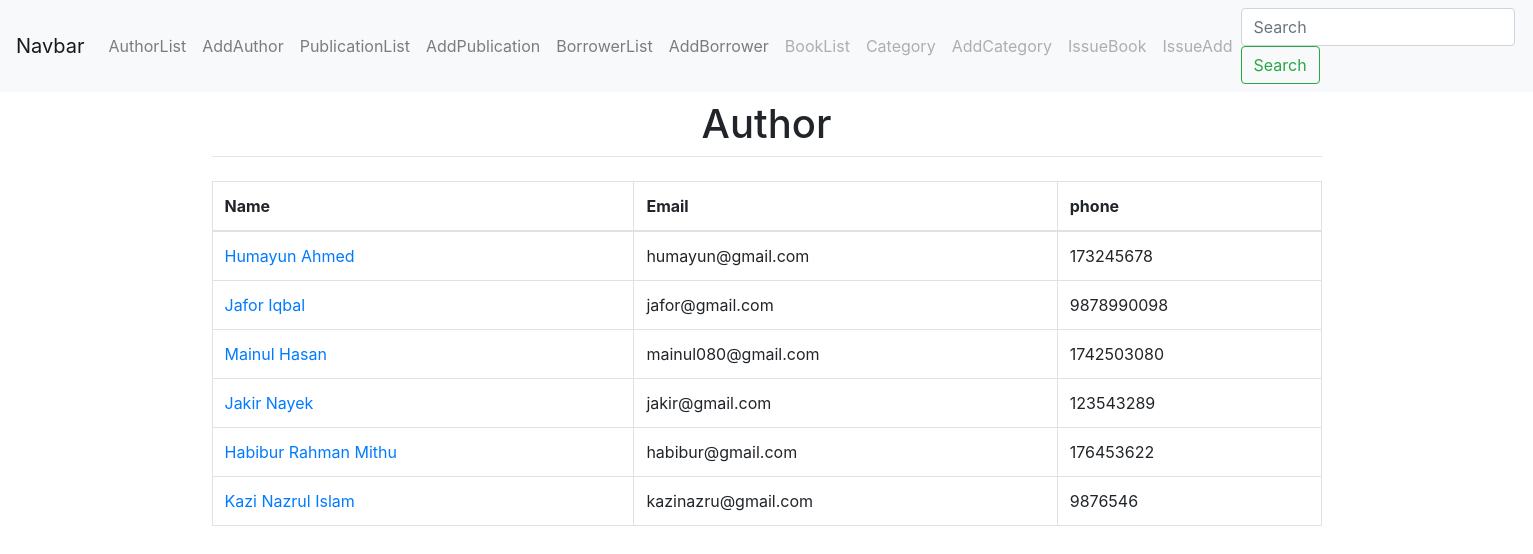
/author_list, run on the app's committed database.
### book/models.py (models this page shows, shortened)
class Author(models.Model):
    name = models.CharField(max_length=130)
    email = models.EmailField()
    phone = models.IntegerField()

### book/views.py (the view)
# urls.py: path('author_list', AuthorListView.as_view(), name='author_list'),
class AuthorListView(ListView):
    model = Author
    context_object_name = 'book'

### templates/book/author_list.html (shortened to what this page needs)
{% extends 'base.html' %}
{% block content %}
  <table class="table table-bordered">
    <thead>
      <tr>
        <th>Name</th>
        <th>Email</th>
        <th>phone</th>
      </tr>
    </thead>
    <tbody>
      {% for author in book %}
        <tr>
          <td><a href="{% url 'author_edit' author.pk %}">{{ author.name }}</a></td>
          <td>{{ author.email }}</td>
          <td>{{ author.phone }}</td>
        </tr>
      {% empty %}
        <tr class="table-active">
          <td colspan="3">No data</td>
        </tr>
      {% endfor %}
    </tbody>
  </table>
{% endblock %}

### templates/base.html (shortened to what this page needs)
<!doctype html>
<html lang="en">
  <head>
    <link rel="stylesheet" href="https://stackpath.bootstrapcdn.com/bootstrap/4.1.3/css/bootstrap.min.css">
  </head>
  <body>
    {% include 'navbar.html' %}
    <div class="container">
      <div class="row justify-content-center">
        <div class="col-12">
          <center><h1 class="mt-2">Author</h1></center>
          <hr class="mt-0 mb-4">
          {% block content %}
          {% endblock %}
        </div>
      </div>
    </div>
  </body>
</html>

### templates/navbar.html (shortened to what this page needs)
<nav class="navbar navbar-expand-lg navbar-light bg-light">
  <a class="navbar-brand" href="{% url 'book_list' %}">Navbar</a>
  <div class="collapse navbar-collapse" id="navbarNav">
    <ul class="navbar-nav">
      <li class="nav-item">
        <a class="nav-link" href="{% url 'author_list' %}">AuthorList</a>
      </li>
        <li class="nav-item">
        <a class="nav-link" href="{% url 'author_add' %}">AddAuthor</a>
      </li>
      <li class="nav-item">
        <a class="nav-link" href="{% url 'publication_list' %}">PublicationList</a>
      </li>
      <li class="nav-item">
        <a class="nav-link" href="{% url 'publication_add' %}">AddPublication</a>
      </li>
      <li class="nav-item">
        <a class="nav-link" href="{% url 'borrower_list' %}">BorrowerList</a>
      </li>
      <li class="nav-item">
        <a class="nav-link" href="{% url 'borrower_add' %}">AddBorrower</a>
      </li>
      <li class="nav-item">
        <a class="nav-link disabled" href="{% url 'book_add' %}">BookList</a>
      </li>
      <li class="nav-item">
        <a class="nav-link disabled" href="{% url 'category_list' %}">Category</a>
      </li>
      <li class="nav-item">
        <a class="nav-link disabled" href="{% url 'category_add' %}">AddCategory</a>
      </li>
      <li class="nav-item">
        <a class="nav-link disabled" href="{% url 'issu_list' %}">IssueBook</a>
      </li>
      <li class="nav-item">
        <a class="nav-link disabled" href="{% url 'issu_add' %}">IssueAdd</a>
      </li>
    </ul>
      <form class="form-inline my-2 my-lg-0">
      <input class="form-control mr-sm-2" type="search" placeholder="Search" aria-label="Search">
      <button class="btn btn-outline-success my-2 my-sm-0" type="submit">Search</button>
    </form>
  </div>
</nav>

### data on the page
Author: name "Humayun Ahmed", email "humayun@gmail.com", phone "173245678"
Author: name "Jafor Iqbal", email "jafor@gmail.com", phone "9878990098"
Author: name "Mainul Hasan", email "mainul080@gmail.com", phone "1742503080"
Author: name "Jakir Nayek", email "jakir@gmail.com", phone "123543289"
Author: name "Habibur Rahman Mithu", email "habibur@gmail.com", phone "176453622"
Author: name "Kazi Nazrul Islam", email "kazinazru@gmail.com", phone "9876546"
